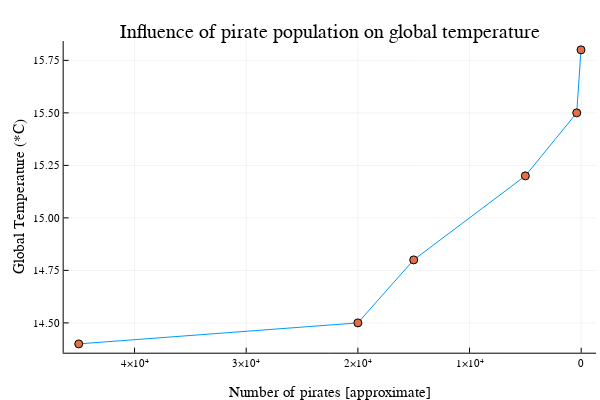

The notebook cell saved with this chart:
### Code cell
plot(numpirates, globaltemperatures, legend=false)
scatter!(numpirates, globaltemperatures, legend=false)

# Reverse x axis to see how temperature changes with time
xflip!()

# Add titles and labels
xlabel!("Number of pirates [approximate]")
ylabel!("Global Temperature (*C)")
title!("Influence of pirate population on global temperature")

### Figure 1 — Plotly figure (JSON) as saved in the notebook; plotly's stock layout.template omitted (floating-point values rounded to 4 significant figures)
{"data": [{"colorbar": {"title": ""}, "legendgroup": "y1", "line": {"color": "rgba(0, 154, 250, 1.000)", "dash": "solid", "shape": "linear", "width": 1}, "mode": "lines", "name": "y1", "showlegend": true, "type": "scatter", "x": [45000, 20000, 15000, 5000, 400, 17], "xaxis": "x", "y": [14.4, 14.5, 14.8, 15.2, 15.5, 15.8], "yaxis": "y", "zmax": null, "zmin": null}, {"colorbar": {"title": ""}, "legendgroup": "y2", "marker": {"color": "rgba(227, 111, 71, 1.000)", "line": {"color": "rgba(0, 0, 0, 1.000)", "width": 1}, "size": 8, "symbol": "circle"}, "mode": "markers", "name": "y2", "showlegend": true, "type": "scatter", "x": [45000, 20000, 15000, 5000, 400, 17], "xaxis": "x", "y": [14.4, 14.5, 14.8, 15.2, 15.5, 15.8], "yaxis": "y", "zmax": null, "zmin": null}], "layout": {"annotations": [{"font": {"color": "rgba(0, 0, 0, 1.000)", "family": "sans-serif", "size": 20}, "rotation": 0, "showarrow": false, "text": "Influence of pirate population on global temperature", "x": 0.5498, "xanchor": "center", "xref": "paper", "y": 1, "yanchor": "top", "yref": "paper"}], "height": 400, "margin": {"b": 20, "l": 0, "r": 0, "t": 20}, "paper_bgcolor": "rgba(255, 255, 255, 1.000)", "plot_bgcolor": "rgba(255, 255, 255, 1.000)", "showlegend": false, "width": 600, "xaxis": {"anchor": "y", "domain": [0.1061, 0.9934], "gridcolor": "rgba(0, 0, 0, 0.100)", "gridwidth": 0.5, "linecolor": "rgba(0, 0, 0, 1.000)", "mirror": false, "range": [46350.0, -1332.0], "showgrid": true, "showline": true, "showticklabels": true, "tickangle": 0, "tickcolor": "rgb(0, 0, 0)", "tickfont": {"color": "rgba(0, 0, 0, 1.000)", "family": "sans-serif", "size": 11}, "tickmode": "array", "ticks": "inside", "ticktext": ["0", "1×10⁴", "2×10⁴", "3×10⁴", "4×10⁴"], "tickvals": [0, 10000, 20000, 30000, 40000], "title": "Number of pirates [approximate]", "titlefont": {"color": "rgba(0, 0, 0, 1.000)", "family": "sans-serif", "size": 15}, "type": "-", "visible": true, "zeroline": false, "zerolinecolor": "rgba(0, 0, 0, 1.000)"}, "yaxis": {"anchor": "x", "domain": [0.07581, 0.9415], "gridcolor": "rgba(0, 0, 0, 0.100)", "gridwidth": 0.5, "linecolor": "rgba(0, 0, 0, 1.000)", "mirror": false, "range": [14.36, 15.84], "showgrid": true, "showline": true, "showticklabels": true, "tickangle": 0, "tickcolor": "rgb(0, 0, 0)", "tickfont": {"color": "rgba(0, 0, 0, 1.000)", "family": "sans-serif", "size": 11}, "tickmode": "array", "ticks": "inside", "ticktext": ["14.50", "14.75", "15.00", "15.25", "15.50", "15.75"], "tickvals": [14.5, 14.75, 15, 15.25, 15.5, 15.75], "title": "Global Temperature (*C)", "titlefont": {"color": "rgba(0, 0, 0, 1.000)", "family": "sans-serif", "size": 15}, "type": "-", "visible": true, "zeroline": false, "zerolinecolor": "rgba(0, 0, 0, 1.000)"}}}
